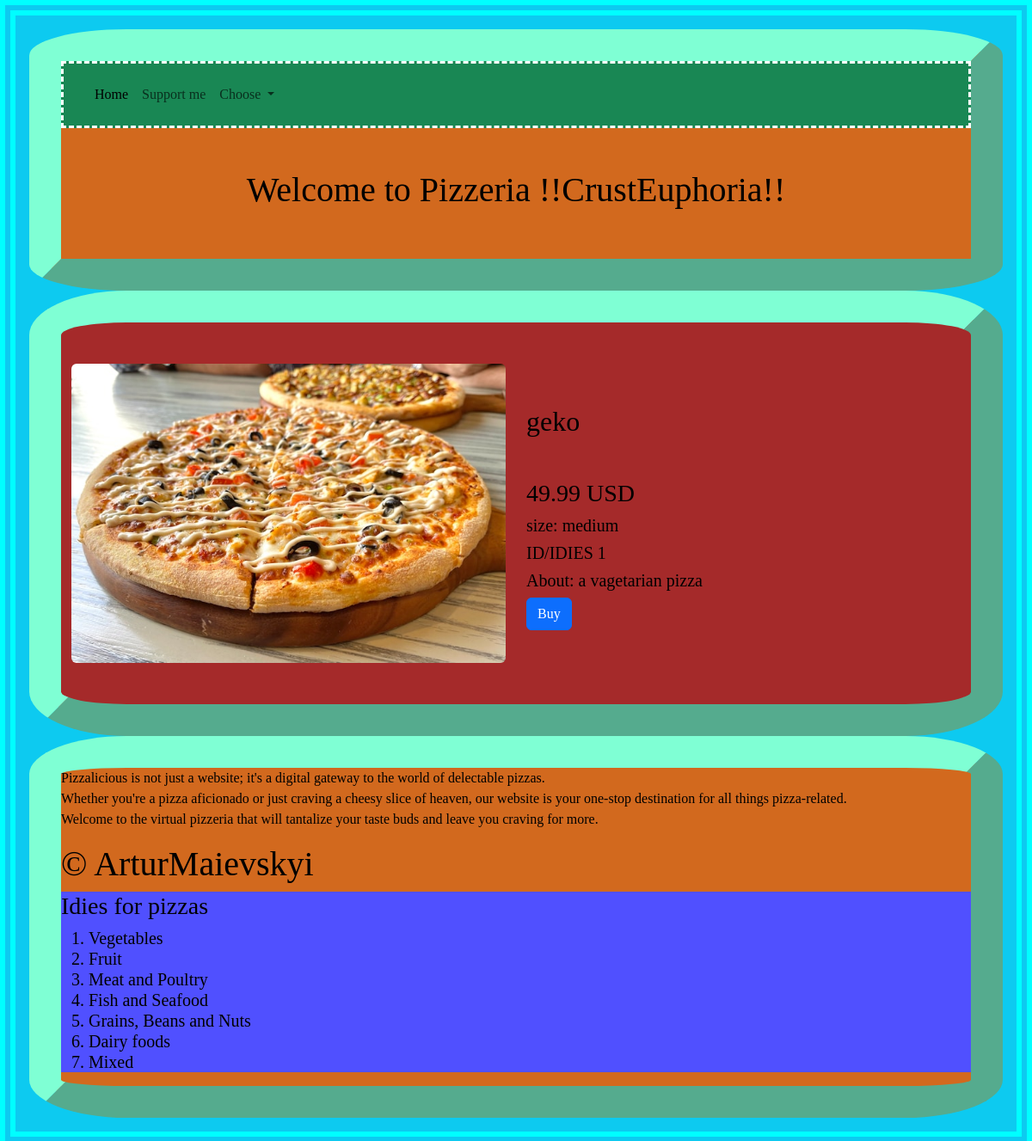
The page /pizza/2 on the database its author committed.
### tables this page shows
CREATE TABLE "pizza" (
	"id"	INTEGER,
	"category_id"	INTEGER NOT NULL,
	"title"	TEXT NOT NULL,
	"description"	TEXT,
	"image"	TEXT,
	"price"	REAL NOT NULL DEFAULT '29.99, 49.99, 79.99',
	"size"	TEXT DEFAULT 'Small, Medium, Large',
	"id_category"	NUMERIC NOT NULL DEFAULT 'None',
	FOREIGN KEY("category_id") REFERENCES "categories"("id"),
	PRIMARY KEY("id")
);

### app.py (the view)
@app.route("/pizza/<pizza_id>")
def pizza(pizza_id):
    pizza_obj = db_pizzas.get_pizza(pizza_id)
    return render_template('own_pizza.html', title="Online Pizzeria", pizza = pizza_obj)

### sql_queries.py (called while the page is built)
    def open_pizzas(self): #функція що відкриває базу даних
        self.conn =sqlite3.connect(self.db_name) # з'єднання з базою даних (БД)
        self.cursor = self.conn.cursor() #курсор (посилання) на БД

    def close_pizzas(self): #функція що закриває базу даних
        self.cursor.close()
        self.conn.close()

    def get_pizza(self, id):
        self.open_pizzas()
        self.cursor.execute("SELECT * FROM pizza WHERE id==(?)", [id])
        data_one_pizza = self.cursor.fetchone()
        self.close_pizzas()
        return data_one_pizza

### templates/own_pizza.html
{% extends 'base.html' %}
{% block content %}
<div class="container py-5 one_pizza">
    <div class="row">
    <div class="col-12 col-lg-6">
        <img src="{{ url_for('static', filename='img/' + pizza[4]) }}" alt="" class="rounded img-fluid">
    </div>
    <div class="col-12 col-lg-6">
        <h2 class="mr-5 ml-5 mb-5 mt-5">{{pizza[2]}}</h2>
        <h3>{{pizza[5]}} USD</h3>
        <h5>size: {{pizza[6]}}</h5>
        <h5>ID/IDIES {{pizza[7]}}</h5>
        <h5>About: {{pizza[3]}}</h5>
        <a class="btn btn-primary" href="{{ url_for('order_pizza', pizza_id = pizza[0]) }}" role="button">Buy</a>
    </div>
    </div>
</div>
{% endblock content %}

### static/style.css (style rules this page uses)
.all { font-family: 'Gill Sans', 'Gill Sans MT', Calibri, 'Trebuchet MS', sans-serif; font-style: inherit; }

### static/style_one.css (style rules this page uses)
body { border-style: double; border-color: aqua; border-width: 0.5cm; font-family: Georgia, 'Times New Roman', Times, serif; }

### rows shown on the page
pizza: image (picture), title "geko", price "49.99", size "medium", id_category "1", description "a vagetarian pizza"
